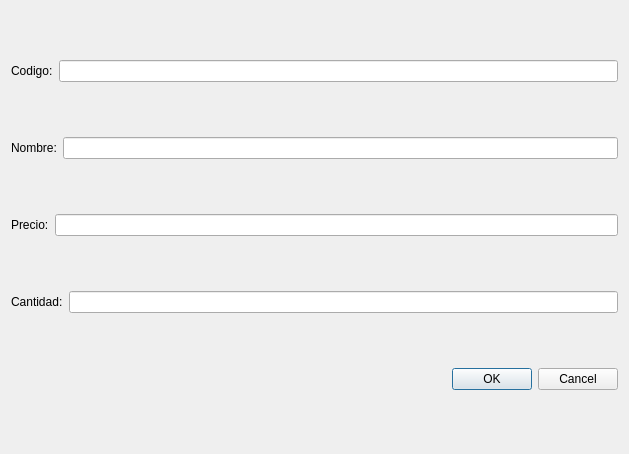
<?xml version="1.0" encoding="UTF-8"?>
<ui version="4.0">
 <class>Dialog</class>
 <widget class="QDialog" name="Dialog">
  <property name="geometry">
   <rect>
    <x>0</x>
    <y>0</y>
    <width>629</width>
    <height>454</height>
   </rect>
  </property>
  <property name="windowTitle">
   <string>Dialog</string>
  </property>
  <layout class="QVBoxLayout" name="verticalLayout_3">
   <item>
    <layout class="QHBoxLayout" name="horizontalLayout_3">
     <item>
      <widget class="QLabel" name="label">
       <property name="text">
        <string>Codigo:</string>
       </property>
      </widget>
     </item>
     <item>
      <widget class="QLineEdit" name="CodigoInput"/>
     </item>
    </layout>
   </item>
   <item>
    <layout class="QHBoxLayout" name="horizontalLayout_4">
     <item>
      <widget class="QLabel" name="label_3">
       <property name="text">
        <string>Nombre:</string>
       </property>
      </widget>
     </item>
     <item>
      <widget class="QLineEdit" name="NombreInput"/>
     </item>
    </layout>
   </item>
   <item>
    <layout class="QHBoxLayout" name="horizontalLayout_5">
     <item>
      <widget class="QLabel" name="label_8">
       <property name="text">
        <string>Precio:</string>
       </property>
      </widget>
     </item>
     <item>
      <widget class="QLineEdit" name="PrecioInput"/>
     </item>
    </layout>
   </item>
   <item>
    <layout class="QHBoxLayout" name="horizontalLayout_6">
     <item>
      <widget class="QLabel" name="label_4">
       <property name="text">
        <string>Cantidad:</string>
       </property>
      </widget>
     </item>
     <item>
      <widget class="QLineEdit" name="CantidadInput"/>
     </item>
    </layout>
   </item>
   <item>
    <widget class="QDialogButtonBox" name="buttonBox">
     <property name="orientation">
      <enum>Qt::Horizontal</enum>
     </property>
     <property name="standardButtons">
      <set>QDialogButtonBox::Cancel|QDialogButtonBox::Ok</set>
     </property>
    </widget>
   </item>
  </layout>
 </widget>
 <resources/>
 <connections>
  <connection>
   <sender>buttonBox</sender>
   <signal>accepted()</signal>
   <receiver>Dialog</receiver>
   <slot>accept()</slot>
   <hints>
    <hint type="sourcelabel">
     <x>248</x>
     <y>254</y>
    </hint>
    <hint type="destinationlabel">
     <x>157</x>
     <y>274</y>
    </hint>
   </hints>
  </connection>
  <connection>
   <sender>buttonBox</sender>
   <signal>rejected()</signal>
   <receiver>Dialog</receiver>
   <slot>reject()</slot>
   <hints>
    <hint type="sourcelabel">
     <x>316</x>
     <y>260</y>
    </hint>
    <hint type="destinationlabel">
     <x>286</x>
     <y>274</y>
    </hint>
   </hints>
  </connection>
 </connections>
</ui>
